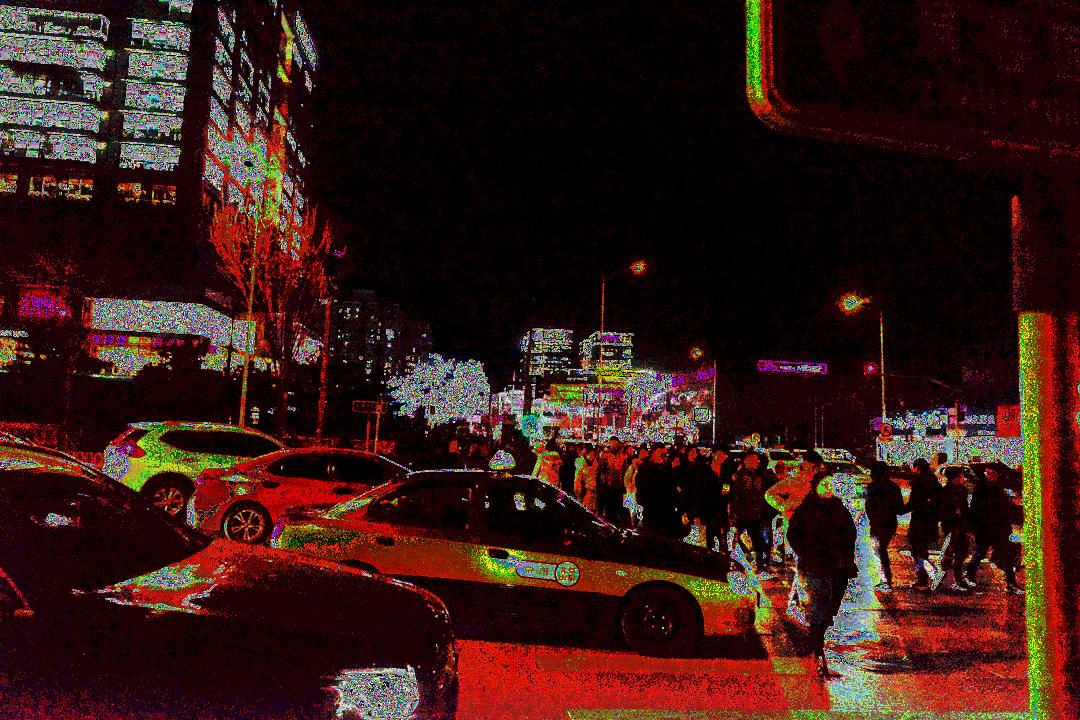
#> input picture imagen_procesada.jpg, 1080 x 720 px
$ jupyter execute 'T6_Ecualización del histograma.ipynb'
#> lines starting #> are read from the running program, lines starting #| are printed output that depends on the picture
# Ecualización del Histograma
## ¿Cómo realizamos la Ecualización del Histograma manualmente?

### Librerías

[cell 1]
# Importar Librerías
import cv2
import numpy as np
import matplotlib.pyplot as plt
import requests
from io import BytesIO
from google.colab import files
import pandas as pd
# filtra warnings
import warnings
warnings.filterwarnings('ignore')

### Funciones

[cell 2]
# Función para redimensionar la imagen
def resize_image(image, size):
    return cv2.resize(image, (size, size), interpolation=cv2.INTER_AREA)

# Función para mostrar una imagen con los valores de intensidad pintados
def mostrar_imagen_con_valores(imagen, titulo):
    plt.imshow(imagen, cmap="gray")
    plt.title(titulo)
    plt.axis("off")
    for i in range(imagen.shape[0]):
        for j in range(imagen.shape[1]):
            value = imagen[i, j]
            plt.text(j, i, f"{value}", color="red", ha="center", va="center", fontsize=8)

# Función para calcular y mostrar histograma y CDF
def mostrar_histograma_e_cdf(imagen, titulo, ax):
    hist, bins = np.histogram(imagen.flatten(), 256, [0, 256])
    cdf = hist.cumsum()
    cdf_normalized = cdf * float(hist.max()) / cdf.max()

    ax.plot(cdf_normalized, color="b", label="CDF")
    ax.hist(imagen.flatten(), bins=256, color="gray", alpha=0.7, label="Histograma")
    ax.set_title(titulo)
    ax.set_xlabel("Intensidad")
    ax.set_ylabel("Frecuencia")
    ax.legend()

### Cargamos Imagen y Redimensionamos

[cell 3]
uploaded = files.upload()
#> the answer given: imagen_procesada.jpg
image_path = list(uploaded.keys())[0]
image = cv2.imread(image_path, cv2.IMREAD_GRAYSCALE)
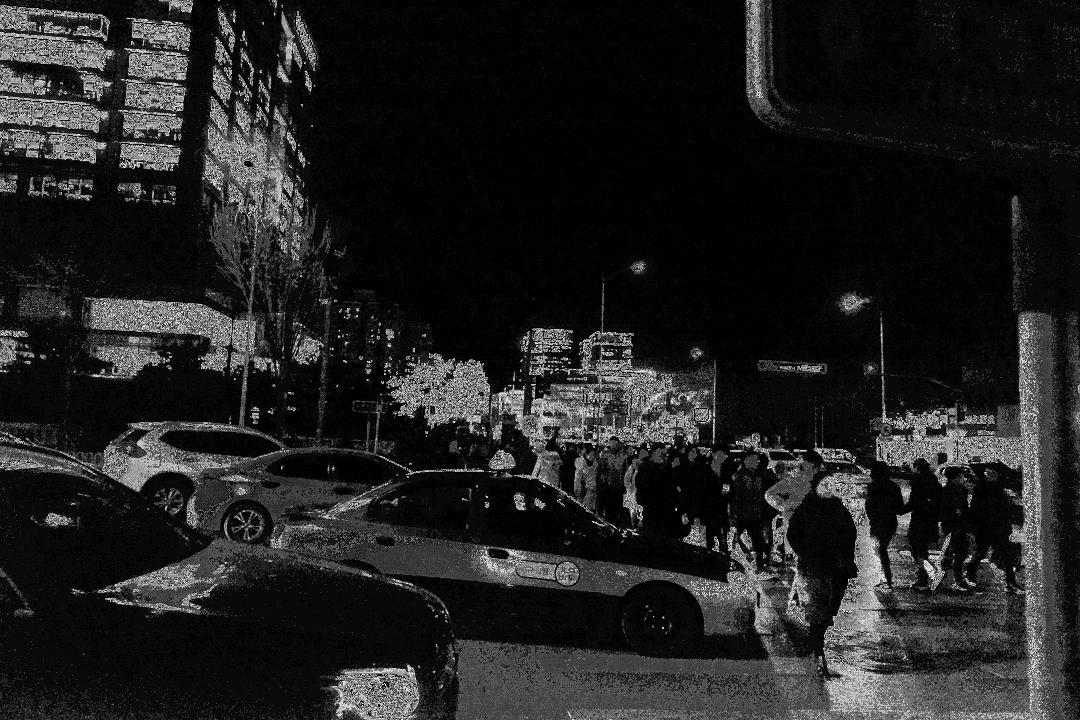
#> image: shape (720, 1080); min 0, max 255, mean 32.5

# Redimensionar la imagen a 16x16 píxeles, puedes probar a cambiar a otras resoluciones! 32x32 etc
size_x = 16
size_y = 16
resized_image = cv2.resize(image, (size_x, size_y), interpolation=cv2.INTER_AREA)

# Crear la figura
plt.figure(figsize=(8, 8))
plt.imshow(resized_image, cmap="gray")
plt.title(f"Imagen en escala de grises ({size_x}x{size_y}) con valores de intensidad")
plt.axis("off")

# Añadir los valores de intensidad en cada píxel
for i in range(resized_image.shape[0]):
    for j in range(resized_image.shape[1]):
        value = resized_image[i, j]
        plt.text(j, i, f"{value}", color="red", ha="center", va="center", fontsize=10)

# Mostrar la imagen con los valores
plt.show()
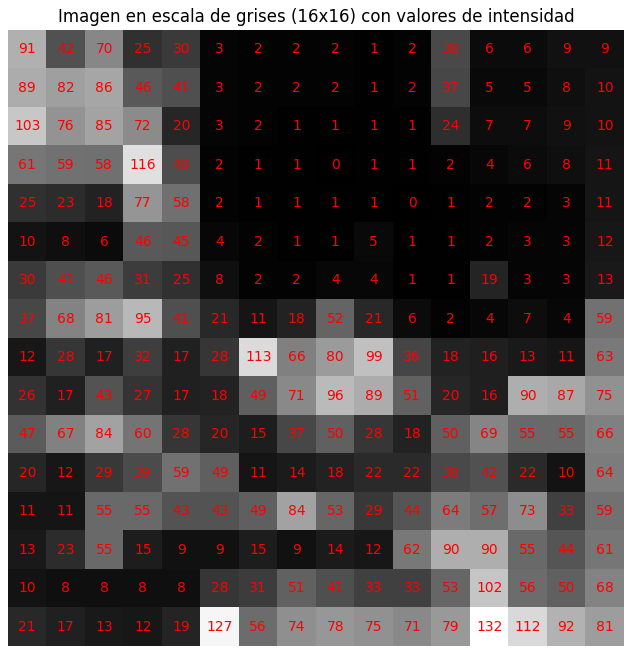
#> figure drawn by matplotlib, 1 panel

### Frecuencia de intensidades y suma acumulativa

[cell 4]
# Calcular la frecuencia de intensidades
unique, counts = np.unique(resized_image, return_counts=True)
#> unique = 96 values from 0 to 132; counts = 96 values, max 21 at index 1, min 1 at index 24, mean 2.67
frequency_df = pd.DataFrame({"Intensity": unique, "Frequency": counts})
#> frequency_df = table of 96 rows and 2 columns

# Calcular la suma acumulativa
frequency_df["Cumulative Sum"] = frequency_df["Frequency"].cumsum()
frequency_df
#> Out = table of 96 rows and 3 columns

### Representación Gráfica del histograma y la suma acumulativa de intensidades
- CDF (Cumulative Distribution Frequency)

[cell 5]
hist,bins = np.histogram(resized_image.flatten(),256,[0,256])
#> hist = 256 values, max 21 at index 1, min 0 at index 34, mean 1; bins = 257 values from 0 to 256

cdf = hist.cumsum()
#> cdf = 256 values from 2 to 256
cdf_normalized = cdf * float(hist.max()) / cdf.max()
#> cdf_normalized = 256 values from 0.164 to 21

# Histograma de la imagen original
plt.plot(cdf_normalized, color = 'b')
plt.hist(resized_image.flatten(), bins=256, color='gray', alpha=0.9)
plt.title("Histograma Escala de Grises")
plt.xlabel("Intensidad")
plt.ylabel("Frecuencia")
plt.legend(["CDF", "Histograma"])
plt.show();
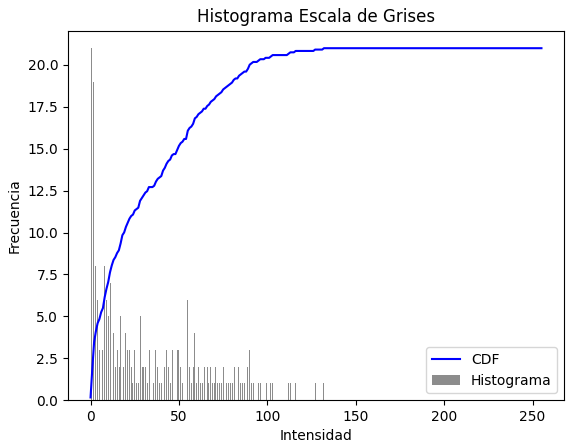
#> figure drawn by matplotlib, 1 panel; tallest bar 21 high, from x = 0.516 to 1.03; curve peaks at x = 132, y = 21

# Procedemos a calcular la ecualización del histograma

## Introducción

La ecualización del histograma redistribuye los valores de intensidad de una imagen para mejorar su contraste. El cálculo se basa en la fórmula siguiente:

### Fórmula

$$
h(v) = \text{round}\left(\frac{\text{cdf}(v) - \text{cdf}_{\text{min}}}{(M \cdot N) - \text{cdf}_{\text{min}}} \cdot (L - 1)\right)
$$

Donde:

- $h(v)$: Intensidad de salida para un nivel $v$.
- $\text{cdf}(v)$: Función de distribución acumulativa (CDF) para el nivel $v$.
- $\text{cdf}_{\text{min}}$: Valor mínimo de la CDF que no es cero.
- $M \cdot N$: Número total de píxeles en la imagen. Ejemplo con 16x16
- $L$: Número total de niveles de intensidad (256 para imágenes de 8 bits).

---

## Ejemplo

Supongamos que tenemos la siguiente tabla de valores de intensidad y sus correspondientes valores acumulativos (CDF):

| Valor de Intensidad         | CDF                     |
|-----------------------------|-------------------------|
| 89                          | 26                      |
| 90                          | 27                      |
| 95                          | 28                      |
| **96**                      | **29**                  |
| 97                          | 139                     |

 Cálculo para \( v = 96 \)

$$
h(96) = \text{round}\left(\frac{29 - 1}{255} \cdot 255\right)=\text{round}(0.1098 \cdot 255)= 28
$$

Aplicando esta fórmula para cada píxel de la imagen, obtenemos la matriz transformada:

[cell 6]
# Calcular el histograma y el CDF
unique, counts = np.unique(resized_image, return_counts=True)
cdf = np.cumsum(counts)
#> cdf = 96 values from 2 to 256
cdf_min = np.min(cdf)
#> cdf_min = 2
total_pixels = resized_image.size
#> total_pixels = 256
L = 256  # Rango de intensidades (0-255)

# Crear un mapa de mapeo para intensidades
mapping = {}
for intensity, freq, cdf_val in zip(unique, counts, cdf):
    mapping[intensity] = round(((cdf_val - cdf_min) / (total_pixels - cdf_min)) * (L - 1))
#> this loop made 96 passes
#> (intensity, freq, cdf_val) on passes 1 to 12: (0, 2, 2), (1, 21, 23), (2, 19, 42), (3, 8, 50), (4, 6, 56), (5, 3, 59), (6, 5, 64), (7, 3, 67), (8, 8, 75), (9, 6, 81), (10, 5, 86), (11, 7, 93)
#> after the loop, mapping = 96 items

# Ecualizar la imagen usando el mapeo
equalized_image = np.zeros_like(resized_image)
for intensity in unique:
    equalized_image[resized_image == intensity] = mapping[intensity]
#> this loop made 96 passes
#> intensity on passes 35 to 46: 36, 37, 38, 39, 40, 41, 42, 43, 44, 45, 46, 47

# Crear la figura y mostrar las imágenes lado a lado
plt.figure(figsize=(12, 6))

# Mostrar la imagen original
plt.subplot(1, 2, 1)
mostrar_imagen_con_valores(resized_image, "Imagen Original con Valores")

# Mostrar la imagen ecualizada
plt.subplot(1, 2, 2)
mostrar_imagen_con_valores(equalized_image, "Imagen Ecualizada con Valores")

plt.tight_layout()
plt.show()
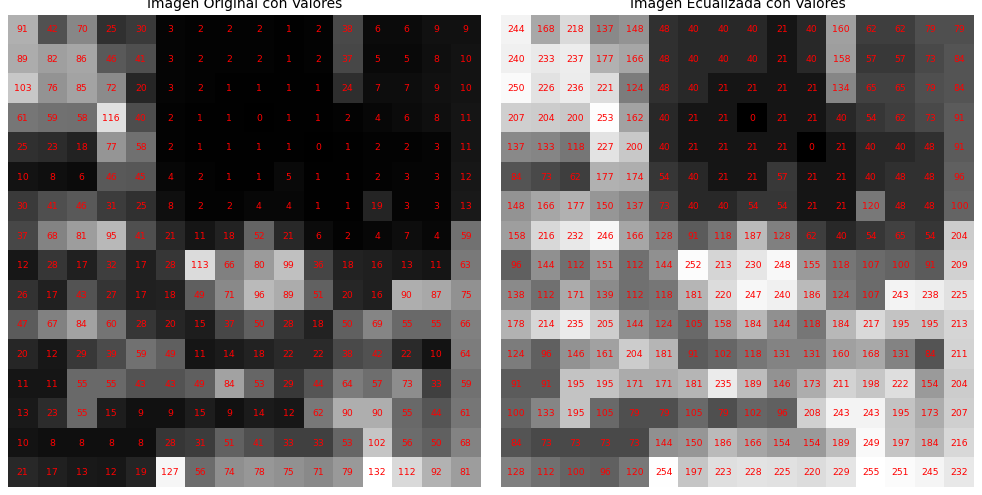
#> figure drawn by matplotlib, 2 panels

## Utilizando OpenCV obtenemos los mismo resultados

[cell 7]
# Ecualizar la imagen utilizando OpenCV
equalized_image_cv2 = cv2.equalizeHist(resized_image)

# Crear la figura y mostrar las imágenes lado a lado
plt.figure(figsize=(12, 6))

# Mostrar la imagen original
plt.subplot(1, 2, 1)
mostrar_imagen_con_valores(resized_image, "Imagen Original con Valores")

# Mostrar la imagen ecualizada
plt.subplot(1, 2, 2)
mostrar_imagen_con_valores(equalized_image_cv2, "Imagen Ecualizada con Valores (OpenCV)")

plt.tight_layout()
plt.show()

[cell 8]
# Crear la figura para los tres casos
fig, axs = plt.subplots(1, 3, figsize=(18, 6))

# Histograma y CDF para imagen original
mostrar_histograma_e_cdf(resized_image, "Original", axs[0])
#> in mostrar_histograma_e_cdf, `hist, bins = np.histogram(imagen.flatten(), 256, [0, 256])`: bins = 257 values from 0 to 256
#> in mostrar_histograma_e_cdf, `cdf = hist.cumsum()`: cdf = 256 values from 2 to 256
#> in mostrar_histograma_e_cdf, `cdf_normalized = cdf * float(hist.max()) / cdf.max()`: cdf_normalized = 256 values from 0.164 to 21
# Histograma y CDF para ecualización manual
mostrar_histograma_e_cdf(equalized_image, "Ecualización Manual", axs[1])
# Histograma y CDF para ecualización con OpenCV
mostrar_histograma_e_cdf(equalized_image_cv2, "Ecualización OpenCV", axs[2])

plt.tight_layout()
plt.show()
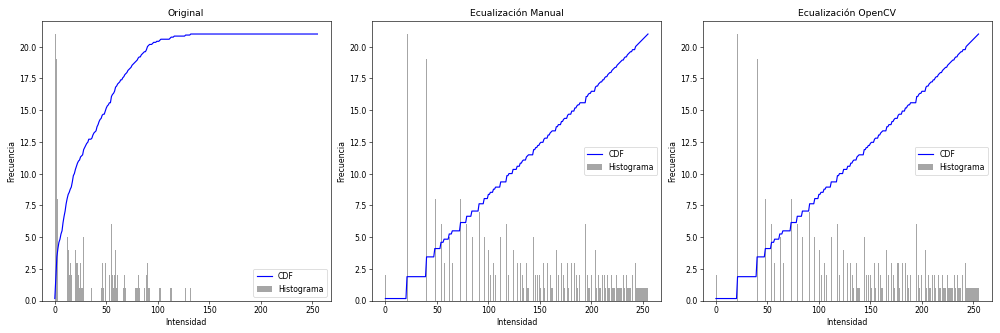
#> figure drawn by matplotlib, 3 panels; panel 1: tallest bar 21 high, from x = 0.516 to 1.03; panel 1: curve peaks at x = 132, y = 21; panel 2: tallest bar 21 high, from x = 20.92 to 21.91; panel 2: curve peaks at x = 255, y = 21
